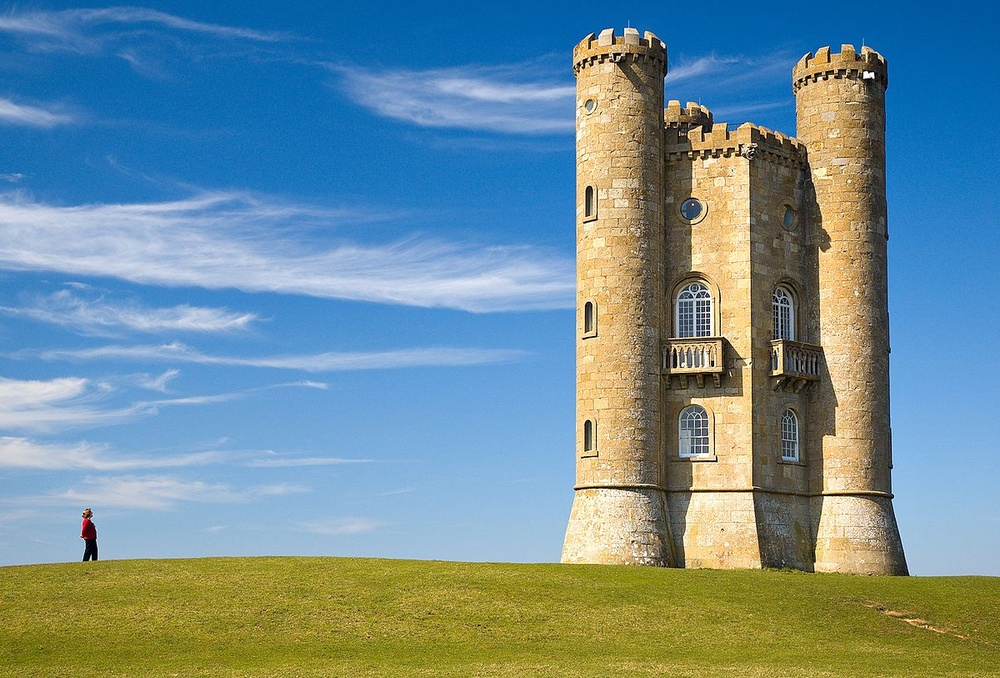
#> input picture Broadway_tower_edit.jpg, 1000 x 678 px, shrunk from 1200 x 813 before the run
$ python seam-caving.py
#> lines starting #> are read from the running program, lines starting #| are printed output that depends on the picture
# Copyright (C) 2018 Gabriel Rodríguez Canal
#
# This file is part of Seam carving.
#
# Seam carving is free software: you can redistribute it and/or modify
# it under the terms of the GNU General Public License as published by
# the Free Software Foundation, either version 3 of the License, or
# (at your option) any later version.
#
# Seam carving is distributed in the hope that it will be useful,
# but WITHOUT ANY WARRANTY; without even the implied warranty of
# MERCHANTABILITY or FITNESS FOR A PARTICULAR PURPOSE.  See the
# GNU General Public License for more details.
#
# You should have received a copy of the GNU General Public License
# along with Seam carving.  If not, see <http://www.gnu.org/licenses/>.


import matplotlib.pylab as plt
from skimage.io import imread
from skimage.color import rgb2gray
from skimage import filters
import numpy as np
from numba import jit


nSeams = 100

@jit
def getSeam(imgray, e):
    inf = 100000
    #energy map generation
    M = np.empty(e.shape)

    M[1] = e[1]
    M[1,0] = M[1,-1] = inf

    for i in range(2, len(e)-1):
        for j in range(1,len(e[0])-1): #range correction: note e dimensions are (n+2)*(m+2) while image dimensions are n*m
            M[i,j] = e[i,j] + min(M[i-1,j-1], M[i-1,j], M[i-1,j+1])
            M[i,0] = M[i,-1] = inf

    #backtracking
    seam = np.empty(len(imgray), dtype = 'int')

    M = np.delete(M, (0,len(M)-1), axis = 0)

    minEnergyPixel = np.argmin(M[len(imgray)-1])
    seam[-1] = minEnergyPixel

    for i in reversed(range(len(imgray)-1)):
        #infinite values in edges enable avoiding border checking
        minEnergyPixel += np.argmin(M[i,minEnergyPixel-1:minEnergyPixel+2]) - 1

        seam[i] = minEnergyPixel-1

    return seam

#Seam coordinates must be local to imRGB
@jit
def removeSeam(imRGB, seam):
    imRGBSeamRemoved = np.empty((len(imRGB), len(imRGB[0])-1, 3), dtype = 'uint8')

    for row in range(len(seam)):
        imRGBSeamRemoved[row] = np.concatenate((imRGB[row, :seam[row]], imRGB[row, seam[row]+1:]))

    return imRGBSeamRemoved

#Transform last seam local coordinates into global coordinates
@jit
def fixLastSeam(seams):
    if(len(seams) > 1):
        previousSeams = seams[:len(seams)-1]
        lastSeam = seams[len(seams)-1]

        for row in range(len(previousSeams[0])):
            lastSeam[row] += np.count_nonzero(previousSeams[:,row] < lastSeam[row])


imRGBOriginal = imread('Broadway_tower_edit.jpg') # RGB image to gray scale
#> imRGBOriginal is the input picture: shape (678, 1000, 3); mean R, G, B 112.1, 142.1, 150.8
imRGBSeamCarved = np.copy(imRGBOriginal)
seam = np.empty((nSeams, len(imRGBOriginal)), dtype = 'int')
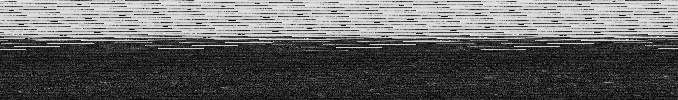
#> seam: shape (100, 678) int64; min -7.21e+16, max 1.4e+14, mean -4.45e+16; drawn with min black and max white
eOriginal = filters.sobel(rgb2gray(imRGBOriginal))
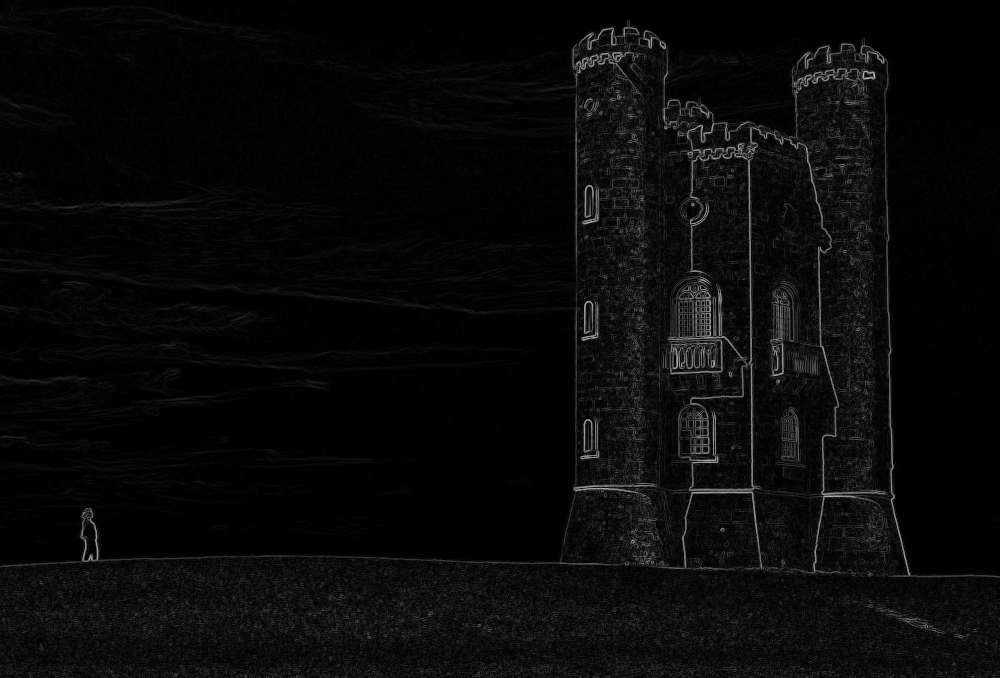
#> eOriginal: shape (678, 1000) float64; min 0, max 0.706, mean 0.0398


for s in range(nSeams):
    print('Processing seam ', s)
    imgray = rgb2gray(imRGBSeamCarved)

    #Add borders to imgray to avoid losing pixels due to 0's appearing in borders due to Sobel
    expandedImgray = np.vstack((imgray[0], imgray, imgray[-1]))
    nrows = expandedImgray.shape[0]
    expandedImgray = np.hstack((expandedImgray[:,0].reshape(nrows,1), expandedImgray, expandedImgray[:,-1].reshape(nrows,1)))

    e = filters.sobel(expandedImgray)

#> (the run stopped early here; a loop or call above may not have finished)
